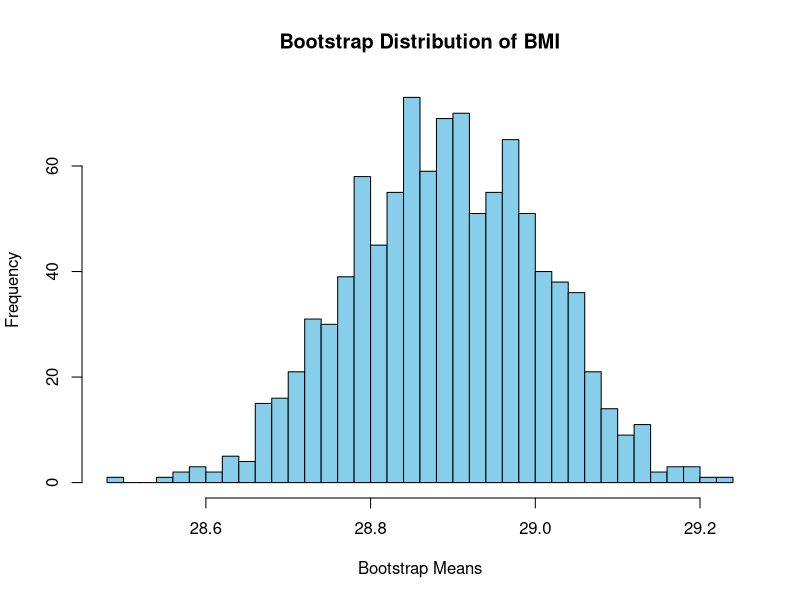

This chart was generated by the following R code: (Note: this script raises an error after producing the figure.)
# Load dataset
stroke_data <- read.csv("data/stroke_data.csv", colClasses = c(
  gender = "factor",
  age = "numeric",
  hypertension = "factor",
  heart_disease = "factor",
  ever_married = "factor",
  work_type = "factor",
  Residence_type = "factor",
  avg_glucose_level = "numeric",
  bmi = "numeric",
  smoking_status = "factor",
  stroke = "factor"
))

# Display the structure of the dataset
str(stroke_data)

# View the first few rows of the dataset
head(stroke_data)

# View the dataset in a separate viewer window
View(stroke_data)

# Set seed for reproducibility
set.seed(123)

# Split data into training and testing sets (80% training, 20% testing)
train_index <- sample(1:nrow(stroke_data), 0.8 * nrow(stroke_data))
train_data <- stroke_data[train_index, ]
test_data <- stroke_data[-train_index, ]

# Print the dimensions of the training and testing sets
print("Dimensions of Training Data:")
print(dim(train_data))
print("Dimensions of Testing Data:")
print(dim(test_data))

# Set seed for reproducibility
set.seed(123)

# Function to calculate bootstrap statistic
bootstrap_statistic <- function(data) {
  # Sample with replacement
  boot_sample <- sample(data, replace = TRUE)
  # Calculate statistic (mean, median, etc.) for the bootstrap sample
  return(mean(boot_sample, na.rm = TRUE))  # Adjust as needed
}

# Perform bootstrapping for BMI
num_bootstraps <- 1000  # Number of bootstrap iterations
bootstrap_results <- replicate(num_bootstraps, bootstrap_statistic(stroke_data$bmi))

# Summary of bootstrap results
summary_bootstrap <- summary(bootstrap_results)
print(summary_bootstrap)

# Visualize bootstrap distribution
hist(bootstrap_results, breaks = 30, col = "skyblue", main = "Bootstrap Distribution of BMI", xlab = "Bootstrap Means")

# Basic Cross-Validation
library(caret)
set.seed(123)
train_control <- trainControl(method = "cv", number = 10)
cv_model <- train(stroke ~ ., data = stroke_data, method = "glm", trControl = train_control)

print(cv_model)
